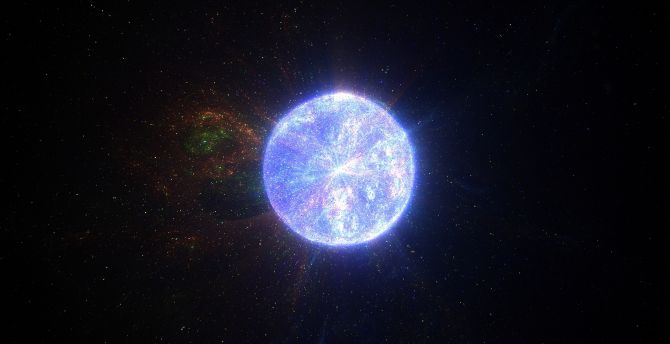
#> input picture ex1/data/bright_dark.jpg, 670 x 344 px
$ python ex1_4.py
#> lines starting #> are read from the running program, lines starting #| are printed output that depends on the picture
from skimage import color, io, measure, img_as_ubyte # type: ignore
from skimage.measure import profile_line
from skimage.transform import rescale, resize
import matplotlib.pyplot as plt
import numpy as np
import pydicom as dicom

# Directory containing image
in_dir = "data/"
im_name = "bright_dark.jpg"
im_bright_dark = io.imread(in_dir + im_name)
#> im_bright_dark is the input picture: shape (344, 670, 3); mean R, G, B 24.8, 25.5, 37.8

# Rescaled image
im_rescaled = rescale(im_bright_dark, 0.25, anti_aliasing=True, channel_axis=2)

# Gray scale
im_gray = color.rgb2gray(im_rescaled)
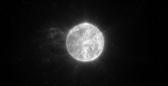
#> im_gray: shape (86, 168) float64; min 1.86e-05, max 0.973, mean 0.103
im_byte = img_as_ubyte(im_gray)

# Histogram
plt.hist(im_byte.ravel(), bins=256)
plt.title('Image histogram')
io.show()
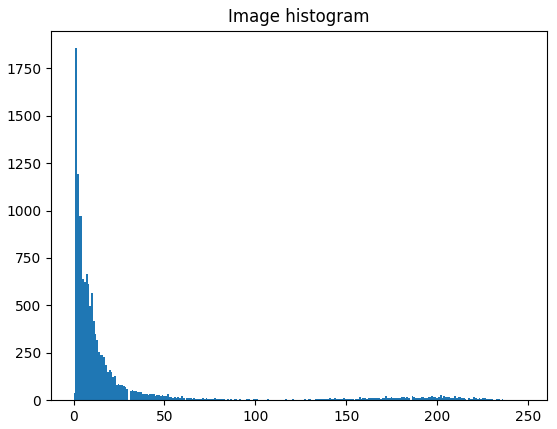
#> figure drawn by matplotlib, 1 panel; tallest bar 1856 high, from x = 0.969 to 1.94
